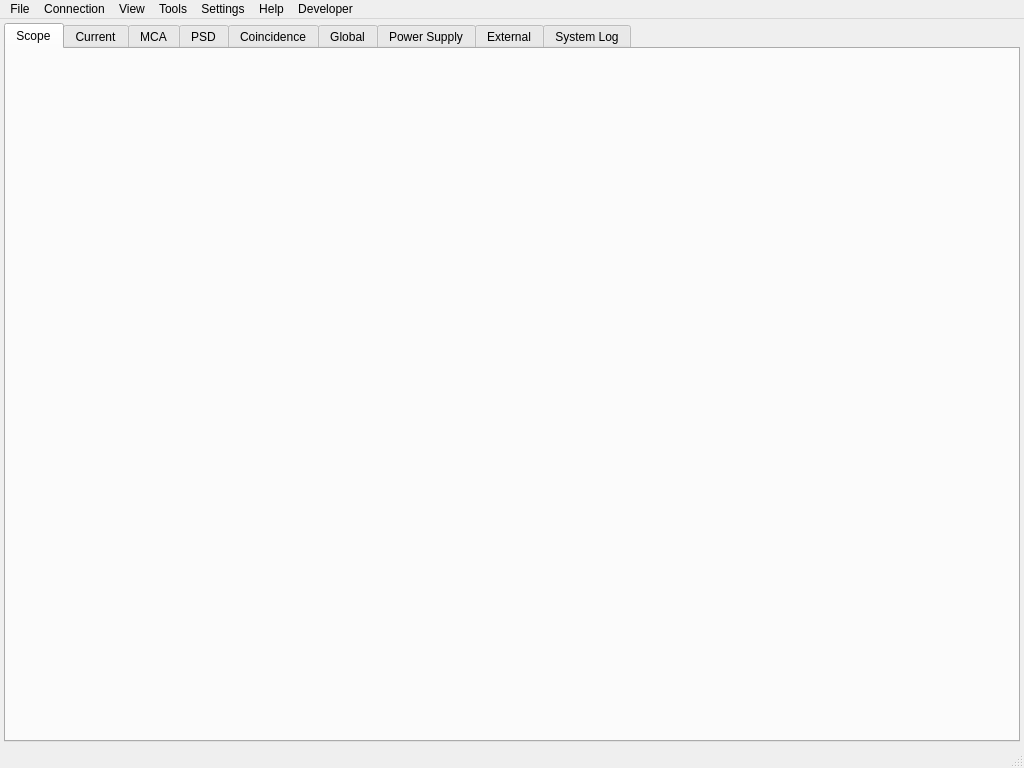
<?xml version="1.0" encoding="UTF-8"?>
<ui version="4.0">
 <class>MainWindow</class>
 <widget class="QMainWindow" name="MainWindow">
  <property name="geometry">
   <rect>
    <x>0</x>
    <y>0</y>
    <width>1024</width>
    <height>768</height>
   </rect>
  </property>
  <property name="windowTitle">
   <string>Nuclear Lab Digitizer - Community Edition</string>
  </property>

  <widget class="QWidget" name="centralwidget">
   <layout class="QVBoxLayout" name="verticalLayout">
    <property name="leftMargin"><number>4</number></property>
    <property name="topMargin"><number>4</number></property>
    <property name="rightMargin"><number>4</number></property>
    <property name="bottomMargin"><number>4</number></property>
    <item>
     <widget class="QTabWidget" name="mainTabs">

      <!-- ── Scope tab (inner channel tabs added programmatically) ── -->
      <widget class="QWidget" name="tabScope">
       <attribute name="title"><string>Scope</string></attribute>
       <layout class="QVBoxLayout" name="layoutTabScope">
        <property name="leftMargin"><number>0</number></property>
        <property name="topMargin"><number>0</number></property>
        <property name="rightMargin"><number>0</number></property>
        <property name="bottomMargin"><number>0</number></property>
       </layout>
      </widget>

      <!-- ── Current tab (inner channel tabs added programmatically) ── -->
      <widget class="QWidget" name="tabCurrent">
       <attribute name="title"><string>Current</string></attribute>
       <layout class="QVBoxLayout" name="layoutTabCurrent">
        <property name="leftMargin"><number>0</number></property>
        <property name="topMargin"><number>0</number></property>
        <property name="rightMargin"><number>0</number></property>
        <property name="bottomMargin"><number>0</number></property>
       </layout>
      </widget>

      <!-- ── MCA tab (inner channel tabs added programmatically) ── -->
      <widget class="QWidget" name="tabMCA">
       <attribute name="title"><string>MCA</string></attribute>
       <layout class="QVBoxLayout" name="layoutTabMCA">
        <property name="leftMargin"><number>0</number></property>
        <property name="topMargin"><number>0</number></property>
        <property name="rightMargin"><number>0</number></property>
        <property name="bottomMargin"><number>0</number></property>
       </layout>
      </widget>

      <!-- Live pulse-shape-discrimination views, one dock per MCA channel -->
      <widget class="QWidget" name="tabPSD">
       <attribute name="title"><string>PSD</string></attribute>
       <layout class="QVBoxLayout" name="layoutTabPSD">
        <property name="leftMargin"><number>0</number></property>
        <property name="topMargin"><number>0</number></property>
        <property name="rightMargin"><number>0</number></property>
        <property name="bottomMargin"><number>0</number></property>
       </layout>
      </widget>

      <!-- Two-channel synchronized list-mode coincidence analysis -->
      <widget class="QWidget" name="tabCoincidence">
       <attribute name="title"><string>Coincidence</string></attribute>
       <layout class="QVBoxLayout" name="layoutTabCoincidence">
        <property name="leftMargin"><number>0</number></property>
        <property name="topMargin"><number>0</number></property>
        <property name="rightMargin"><number>0</number></property>
        <property name="bottomMargin"><number>0</number></property>
       </layout>
      </widget>

      <!-- Global digitizer controls and channel-independent diagnostics -->
      <widget class="QWidget" name="tabGlobal">
       <attribute name="title"><string>Global</string></attribute>
       <layout class="QVBoxLayout" name="layoutTabGlobal">
        <property name="leftMargin"><number>0</number></property>
        <property name="topMargin"><number>0</number></property>
        <property name="rightMargin"><number>0</number></property>
        <property name="bottomMargin"><number>0</number></property>
       </layout>
      </widget>

      <!-- ── Power Supply tab (inner channel tabs added programmatically) ── -->
      <widget class="QWidget" name="tabPSU">
       <attribute name="title"><string>Power Supply</string></attribute>
       <layout class="QVBoxLayout" name="layoutTabPSU">
        <property name="leftMargin"><number>0</number></property>
        <property name="topMargin"><number>0</number></property>
        <property name="rightMargin"><number>0</number></property>
        <property name="bottomMargin"><number>0</number></property>
       </layout>
      </widget>

      <!-- ── External devices tab (Modbus device tabs added programmatically) ── -->
      <widget class="QWidget" name="tabExternal">
       <attribute name="title"><string>External</string></attribute>
       <layout class="QVBoxLayout" name="layoutTabExternal">
        <property name="leftMargin"><number>0</number></property>
        <property name="topMargin"><number>0</number></property>
        <property name="rightMargin"><number>0</number></property>
        <property name="bottomMargin"><number>0</number></property>
       </layout>
      </widget>

      <!-- ── System Log tab ───────────────────────────────────── -->
      <widget class="QWidget" name="tabSystemLog">
       <attribute name="title"><string>System Log</string></attribute>
       <layout class="QVBoxLayout" name="layoutTabSystemLog">
        <property name="leftMargin"><number>0</number></property>
        <property name="topMargin"><number>0</number></property>
        <property name="rightMargin"><number>0</number></property>
        <property name="bottomMargin"><number>0</number></property>
        <item>
         <widget class="LogConsole" name="logConsole"/>
        </item>
       </layout>
      </widget>

     </widget>
    </item>
   </layout>
  </widget>

  <widget class="QMenuBar" name="menubar">
   <property name="geometry">
    <rect>
     <x>0</x>
     <y>0</y>
     <width>1024</width>
     <height>33</height>
    </rect>
   </property>
   <widget class="QMenu" name="menuFile">
    <property name="title"><string>File</string></property>
    <addaction name="actionStartSessionRecording"/>
    <addaction name="actionStopSessionRecording"/>
    <addaction name="actionReplaySession"/>
    <addaction name="actionExitReplay"/>
    <addaction name="separator"/>
    <addaction name="actionConvertToHdf5"/>
    <addaction name="actionConvertToRoot"/>
    <addaction name="separator"/>
    <addaction name="actionExit"/>
   </widget>
   <widget class="QMenu" name="menuConnection">
    <property name="title"><string>Connection</string></property>
    <addaction name="actionConnectDevice"/>
    <addaction name="actionDisconnectDevice"/>
    <addaction name="separator"/>
    <addaction name="actionReconnectDevice"/>
    <addaction name="actionRefreshModbus"/>
   </widget>
   <widget class="QMenu" name="menuHelp">
    <property name="title"><string>Help</string></property>
    <addaction name="actionAbout"/>
    <addaction name="actionThirdPartyLicenses"/>
   </widget>
   <widget class="QMenu" name="menuDeveloper">
    <property name="title"><string>Developer</string></property>
    <addaction name="actionShowSystemLog"/>
    <addaction name="actionDebugMode"/>
    <addaction name="actionValidateTiming"/>
   </widget>
   <widget class="QMenu" name="menuView">
    <property name="title"><string>View</string></property>
     <addaction name="actionShowRoi"/>
     <addaction name="actionDifferentialHistogram"/>
     <addaction name="actionLogY"/>
     <addaction name="separator"/>
     <addaction name="actionScopeDistribution"/>
     <addaction name="actionClearScopeDistribution"/>
     <addaction name="separator"/>
     <addaction name="actionResetZoom"/>
    <addaction name="actionResetDocks"/>
   </widget>
   <widget class="QMenu" name="menuSettings">
    <property name="title"><string>Settings</string></property>
    <addaction name="actionGeneralSettings"/>
    <addaction name="separator"/>
    <addaction name="actionSaveSettings"/>
    <addaction name="actionLoadSettings"/>
   </widget>
   <widget class="QMenu" name="menuTools">
    <property name="title"><string>Tools</string></property>
    <addaction name="actionEnergyCalibration"/>
    <addaction name="actionDoseCalibration"/>
    <addaction name="actionMcaPeakAnalysis"/>
    <addaction name="separator"/>
    <addaction name="actionOpenPsdEvents"/>
    <addaction name="actionOpenWaveformFile"/>
    <addaction name="actionOpenScopeSums"/>
   </widget>
   <addaction name="menuFile"/>
   <addaction name="menuConnection"/>
   <addaction name="menuView"/>
   <addaction name="menuTools"/>
   <addaction name="menuSettings"/>
   <addaction name="menuHelp"/>
   <addaction name="menuDeveloper"/>
  </widget>

  <widget class="QStatusBar" name="statusbar"/>

  <action name="actionShowRoi">
   <property name="checkable"><bool>true</bool></property>
   <property name="text"><string>Show ROI (Histograms)</string></property>
  </action>
  <action name="actionLogY">
   <property name="checkable"><bool>true</bool></property>
   <property name="text"><string>Logarithmic MCA Y Axis</string></property>
   <property name="toolTip"><string>Use a logarithmic Y axis on MCA histograms; hover over a histogram and press L to toggle</string></property>
  </action>
  <action name="actionDifferentialHistogram">
   <property name="checkable"><bool>true</bool></property>
   <property name="text"><string>Differential MCA Histogram</string></property>
   <property name="toolTip"><string>Display only counts added since the previous rendered MCA histogram</string></property>
  </action>
  <action name="actionScopeDistribution">
   <property name="checkable"><bool>true</bool></property>
   <property name="text"><string>Accumulated Scope Distribution</string></property>
   <property name="toolTip"><string>Accumulate received waveform amplitudes beside each Scope plot; uncheck to pause and hide</string></property>
  </action>
  <action name="actionClearScopeDistribution">
   <property name="text"><string>Clear Scope Distribution</string></property>
   <property name="toolTip"><string>Clear accumulated amplitude counts on all Scope channels</string></property>
  </action>
  <action name="actionResetZoom">
   <property name="text"><string>Reset Zoom (All Plots)</string></property>
  </action>
  <action name="actionResetDocks">
   <property name="text"><string>Reset Dock Layout</string></property>
  </action>
  <action name="actionConvertToHdf5">
   <property name="text"><string>Convert Binary to HDF5...</string></property>
  </action>
  <action name="actionConvertToRoot">
   <property name="text"><string>Convert Binary to ROOT...</string></property>
   <property name="toolTip"><string>Convert native NDMA list-mode events or Scope waveforms to a ROOT TTree</string></property>
  </action>
  <action name="actionStartSessionRecording">
   <property name="text"><string>Start Session Recording...</string></property>
   <property name="toolTip"><string>Record observed measurements, telemetry, settings, and logs in a replayable bundle</string></property>
  </action>
  <action name="actionStopSessionRecording">
   <property name="enabled"><bool>false</bool></property>
   <property name="text"><string>Stop Session Recording</string></property>
  </action>
  <action name="actionReplaySession">
   <property name="text"><string>Replay Session...</string></property>
   <property name="toolTip"><string>Validate a session bundle and reconstruct its MCA analysis inputs</string></property>
  </action>
  <action name="actionExitReplay">
   <property name="enabled"><bool>false</bool></property>
   <property name="text"><string>Exit Replay Mode</string></property>
   <property name="toolTip"><string>Unload the active session replay and remove its reconstructed input spectra</string></property>
  </action>
  <action name="actionReconnectDevice">
   <property name="text"><string>Reconnect Device</string></property>
  </action>
  <action name="actionConnectDevice">
   <property name="text"><string>Connect...</string></property>
   <property name="toolTip"><string>Open the connection dialog and connect this offline workspace to a digitizer</string></property>
  </action>
  <action name="actionDisconnectDevice">
   <property name="enabled"><bool>false</bool></property>
   <property name="text"><string>Disconnect Digitizer...</string></property>
   <property name="toolTip"><string>Stop measurements and disconnect a selected digitizer</string></property>
  </action>
  <action name="actionRefreshModbus">
   <property name="text"><string>Refresh Modbus Devices</string></property>
   <property name="toolTip"><string>Rescan the digitizer's external Modbus buses</string></property>
  </action>
  <action name="actionSaveSettings">
   <property name="text"><string>Save Settings...</string></property>
  </action>
  <action name="actionGeneralSettings">
   <property name="text"><string>General Settings...</string></property>
  </action>
  <action name="actionLoadSettings">
   <property name="text"><string>Load Settings...</string></property>
  </action>
  <action name="actionOpenPsdEvents">
   <property name="text"><string>PSD Event Readback...</string></property>
  </action>
  <action name="actionOpenScopeSums">
   <property name="text"><string>Current Capture Analysis...</string></property>
   <property name="toolTip"><string>Browse saved Current chunks, statistics, distribution and digitizer configuration without connecting hardware.</string></property>
  </action>
  <action name="actionOpenWaveformFile">
   <property name="text"><string>Waveform Analysis Workbench...</string></property>
  </action>
  <action name="actionValidateTiming">
   <property name="text"><string>Validate Two-Channel Timing...</string></property>
  </action>
  <action name="actionEnergyCalibration">
   <property name="text"><string>MCA Energy Calibration...</string></property>
  </action>
  <action name="actionDoseCalibration">
   <property name="text"><string>Dose Calibration Logger...</string></property>
  </action>
  <action name="actionMcaPeakAnalysis">
   <property name="text"><string>MCA Peak Analysis Workbench...</string></property>
  </action>
  <action name="actionExit">
   <property name="text"><string>Exit</string></property>
  </action>
  <action name="actionAbout">
   <property name="text"><string>About</string></property>
  </action>
  <action name="actionThirdPartyLicenses">
   <property name="text"><string>Third-Party Licenses</string></property>
  </action>
  <action name="actionShowSystemLog">
   <property name="checkable"><bool>true</bool></property>
   <property name="text"><string>Show System Log</string></property>
  </action>
  <action name="actionDebugMode">
   <property name="checkable"><bool>true</bool></property>
   <property name="text"><string>Debug Mode</string></property>
  </action>

 </widget>

 <customwidgets>
  <customwidget>
   <class>LogConsole</class>
   <extends>QPlainTextEdit</extends>
   <header>nlab.views.log_panel</header>
  </customwidget>
 </customwidgets>
 <resources>
  <include location="../resources/resources.qrc"/>
 </resources>
 <connections/>
</ui>
